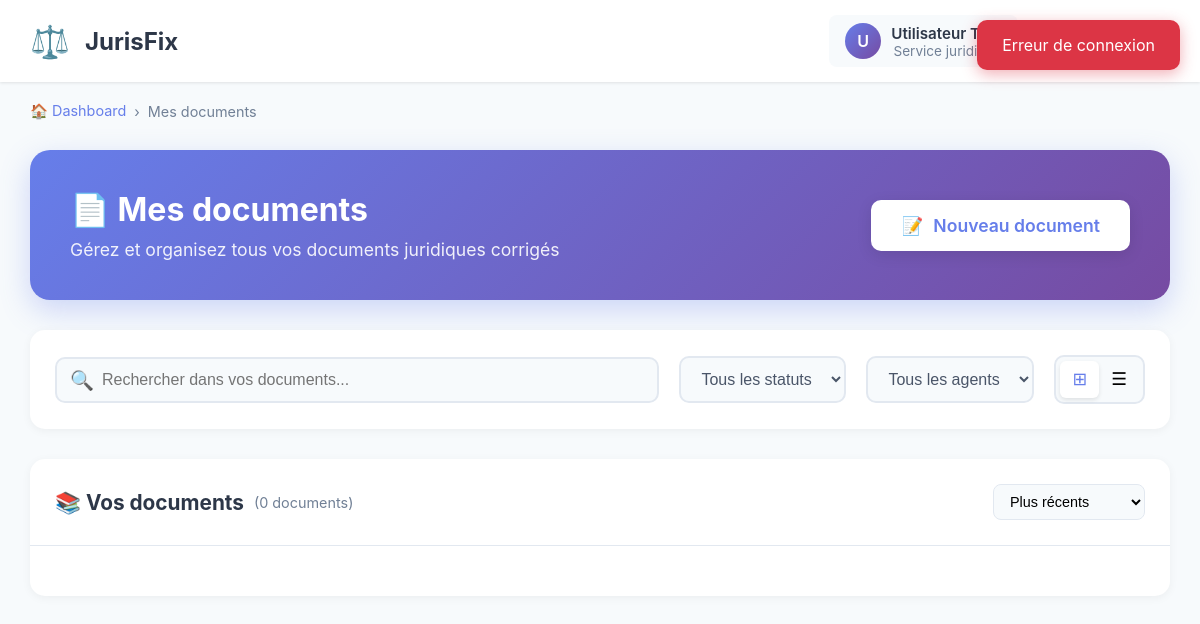
The page /documents (signed in) on the database its author committed.
### app.py (models this page shows, shortened)
class User(UserMixin, db.Model):
    id = db.Column(db.Integer, primary_key=True)
    email = db.Column(db.String(120), unique=True, nullable=False)
    password_hash = db.Column(db.String(200), nullable=False)
    name = db.Column(db.String(100), nullable=False)
    service = db.Column(db.String(100), nullable=True)
    role = db.Column(db.String(50), default='collaborateur')  # FUTURE: 'client', 'banque', 'admin'
    is_active = db.Column(db.Boolean, default=True)
    created_at = db.Column(db.DateTime, default=datetime.utcnow)
    last_login = db.Column(db.DateTime, nullable=True)
    documents = db.relationship('Document', backref='author', lazy=True, cascade='all, delete-orphan')

### app.py (the view)
@app.route('/documents')
@login_required
def documents():
    return render_template('documents.html', user=current_user)

### app.py (called while the page is built)
@login_manager.user_loader
def load_user(user_id):
    return User.query.get(int(user_id))

### templates/documents.html (shortened to what this page needs)
<!DOCTYPE html>
<html lang="fr">
<head>
</head>
<body>
    <header class="header">
        <div class="header-content">
            <div class="logo-section">
                <span class="logo">⚖️</span>
                <span class="logo-text">JurisFix</span>
            </div>
            <div class="user-menu">
                <div class="user-info">
                    <div class="user-avatar">
                        {% if user.name %}
                            {{ user.name[0] | upper }}
                        {% else %}
                            U
                        {% endif %}
                    </div>
                    <div class="user-details">
                        <div class="user-name">{{ user.name or 'Utilisateur' }}</div>
                        <div class="user-role">{{ user.service or 'Collaborateur' }}</div>
                    </div>
                </div>
                <a href="{{ url_for('logout') }}" class="btn-logout">Déconnexion</a>
            </div>
        </div>
    </header>
    <nav class="breadcrumb">
        <a href="{{ url_for('dashboard') }}">🏠 Dashboard</a>
        <span>›</span>
        <span>Mes documents</span>
    </nav>
    <main class="container">
        <section class="page-header">
            <div class="page-header-content">
                <h1>📄 Mes documents</h1>
                <p>Gérez et organisez tous vos documents juridiques corrigés</p>
            </div>
            <a href="{{ url_for('editor') }}" class="btn-new-doc">
                <span>📝</span>
                <span>Nouveau document</span>
            </a>
        </section>
        <section class="filters-section">
            <div class="search-box">
                <span class="search-icon">🔍</span>
                <input
                    type="text"
                    class="search-input"
                    placeholder="Rechercher dans vos documents..."
                    id="searchInput"
                >
            </div>
            <select class="filter-select" id="statusFilter">
                <option value="">Tous les statuts</option>
            </select>
            <select class="filter-select" id="agentFilter">
                <option value="">Tous les agents</option>
            </select>
            <div class="view-toggle">
                <button class="view-btn active" id="gridViewBtn" onclick="switchView('grid')">
                    ⊞
                </button>
                <button class="view-btn" id="listViewBtn" onclick="switchView('list')">
                    ☰
                </button>
            </div>
        </section>
        <section class="documents-container">
            <div class="documents-header">
                <div>
                    <h2 class="documents-title">
                        📚 Vos documents
                        <span class="documents-count" id="documentsCount">(0 documents)</span>
                    </h2>
                </div>
                <select class="sort-dropdown" id="sortSelect">
                    <option value="updated_at">Plus récents</option>
                </select>
            </div>
            <div id="documentsGrid" class="documents-grid">
            </div>
        </section>
    </main>
    <div id="notification" class="notification">
    </div>
</body>
</html>

### rows shown on the page
User: name "U", name "Utilisateur Test", service "Service juridique"
